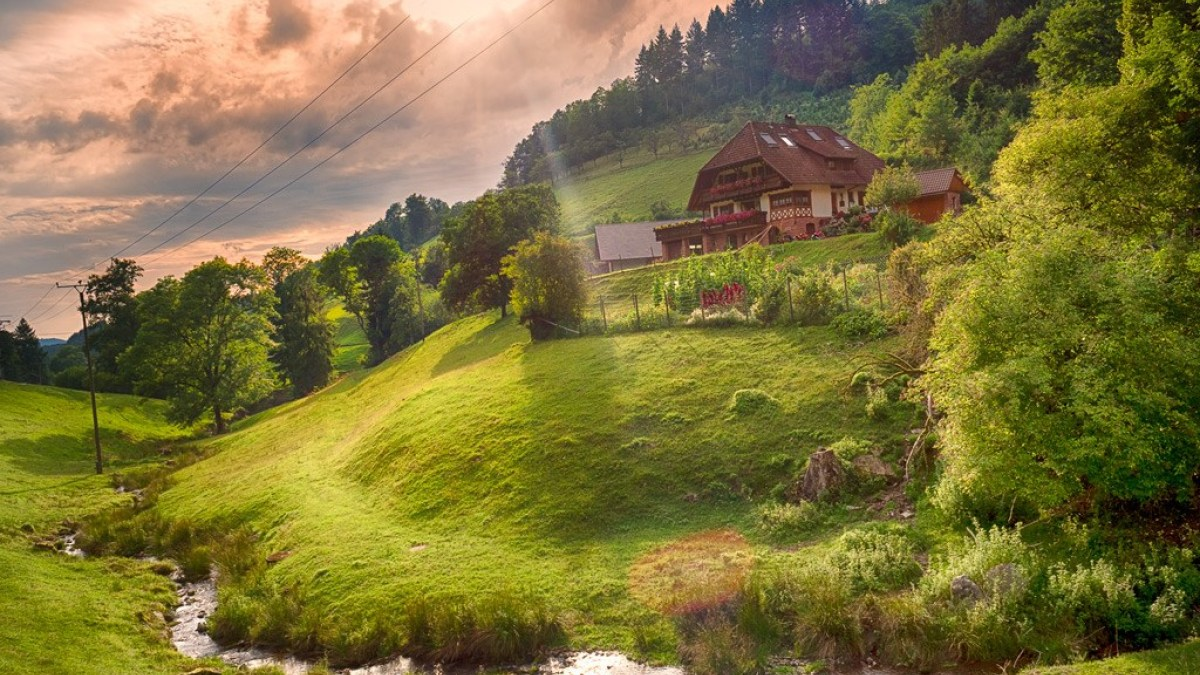
//> input picture 1 - Images/img.jpg, 1200 x 675 px
$ ./7_-_thresholding '../../1 - Images/img.jpg'   (built with g++ and OpenCV 4)
//> lines starting //> are read from the running program, lines starting //| are printed output that depends on the picture; after the words box and inside, x2 and y2 are one past the last pixel; in counts of white or black regions, pixels touching at a corner belong together
#include <iostream>
#include <opencv2/imgproc.hpp>
#include <opencv2/highgui.hpp>

using namespace cv;

Mat image;
Mat cloneImage;

int type = 0;
int value = 0;

const int max_type = 4;
const int max_value = 255;
const int max_binary_value = 255;

const char *window_name = "window";
const char *trackbar_type = "Type ";
const char *trackbar_value = "Value ";

void Threshold(int, void *) {
	// 0: Binary | 1: Binary Inverted | 2: Threshold Truncated | 3: Threshold to Zero | 4: Threshold to Zero Inverted
	threshold(image, cloneImage, value, max_binary_value, type);
	imshow(window_name, cloneImage);
}

int main(int argc, char *argv[]) {
	image = imread(argv[1], IMREAD_GRAYSCALE);
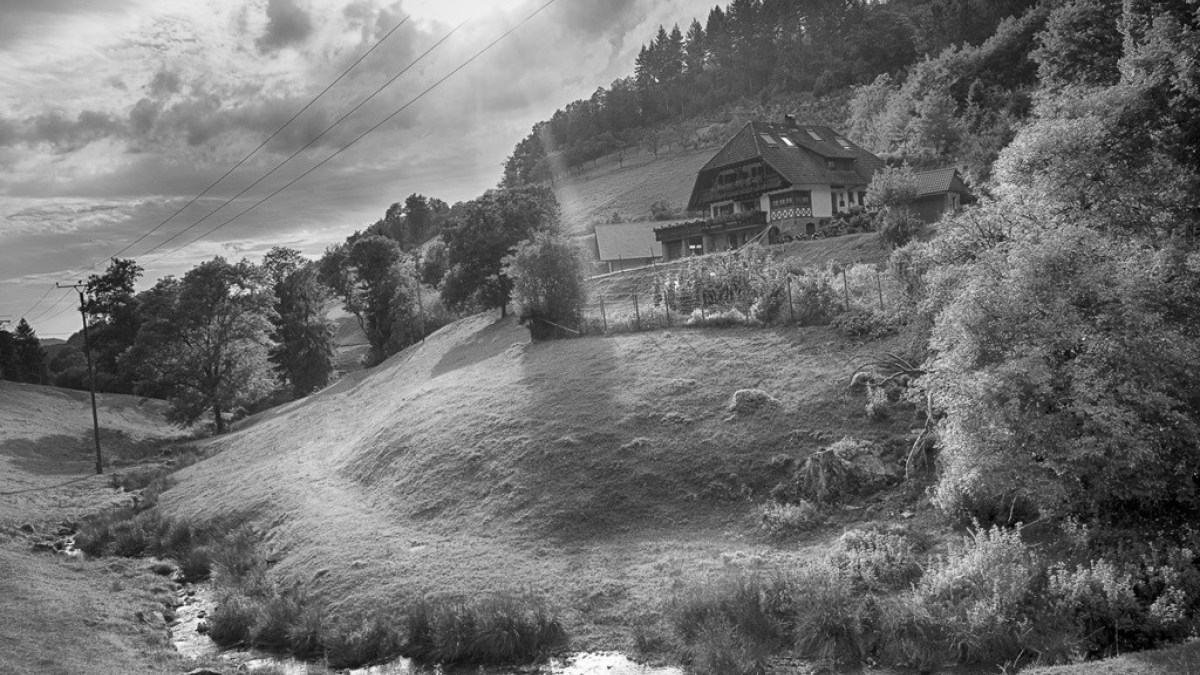
//> image: 675 rows x 1200 cols, CV_8UC1; min 0, max 255, mean 112.2

	if(image.empty()) {
		std::cout << "Image could not find!" << std::endl;
		return EXIT_FAILURE;
	}

	namedWindow(window_name, WINDOW_AUTOSIZE);
	createTrackbar(trackbar_type, window_name, &type, max_type, Threshold);
	createTrackbar(trackbar_value, window_name, &value, max_value, Threshold);

	imshow(window_name, image);
	waitKey(0);
//> in Threshold, `threshold(image, cloneImage, value, max_binary_value, type);`:
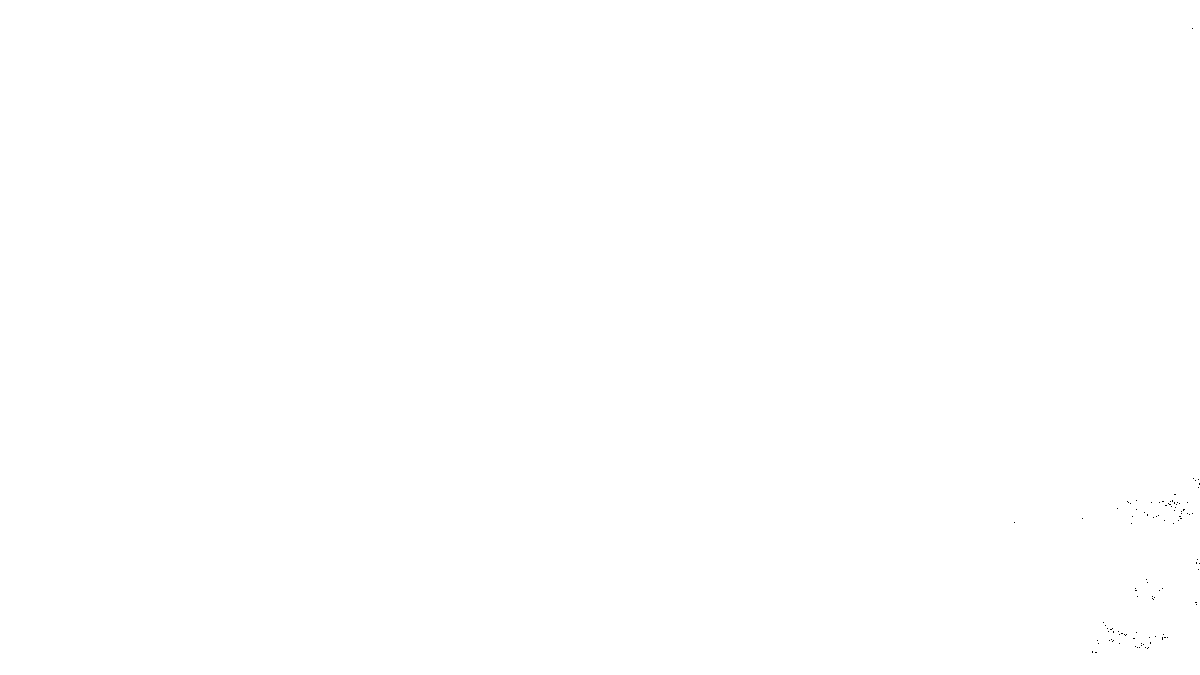
//> cloneImage: 675 rows x 1200 cols, CV_8UC1; 100% white; black in thin lines or dots, all inside (x1, y1, x2, y2) = (1014, 28, 1200, 653)

	return EXIT_SUCCESS;
}
